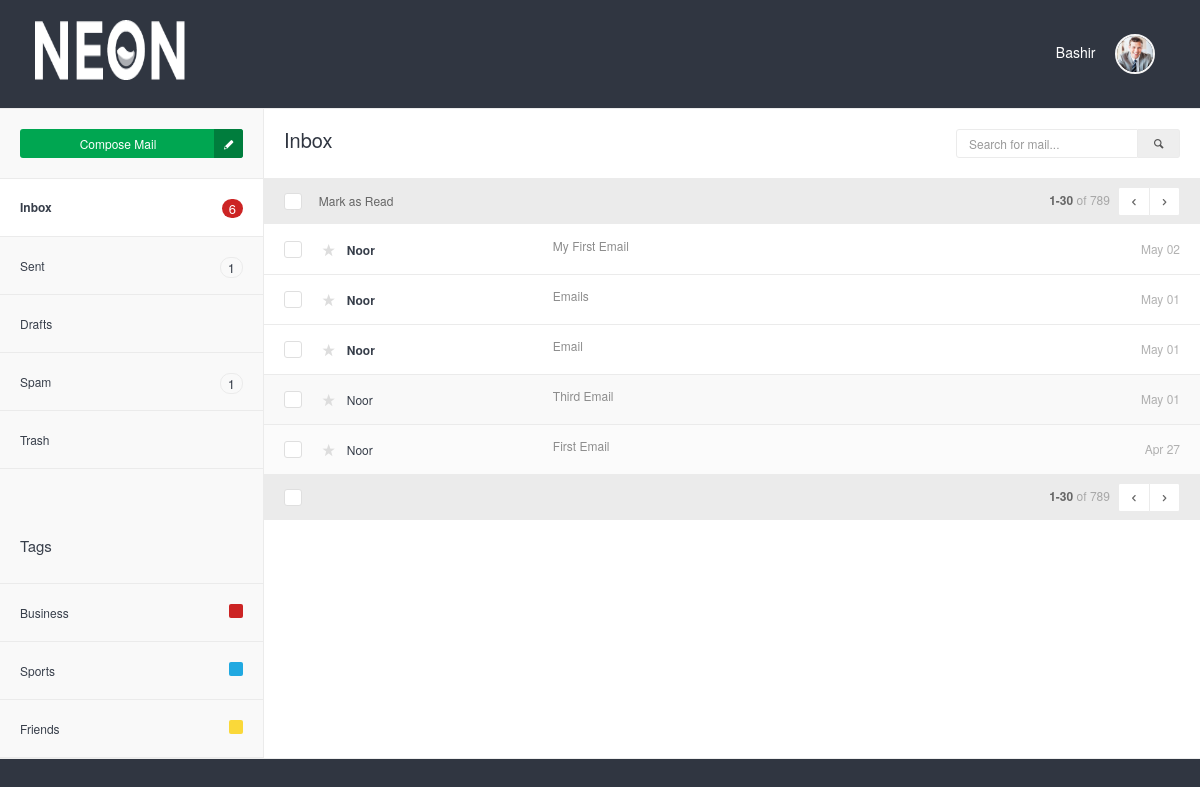
The app's page /inbox.php (signed in) with its own data.
### tables this page shows
CREATE TABLE `user` (
  `id` int(11) NOT NULL,
  `username` varchar(250) NOT NULL,
  `email` varchar(250) NOT NULL,
  `full_name` varchar(250) NOT NULL,
  `phone` varchar(250) NOT NULL,
  `password` varchar(250) NOT NULL
);

CREATE TABLE `emails` (
  `id` int(11) NOT NULL,
  `senderID` int(11) NOT NULL,
  `senderEmail` varchar(250) NOT NULL,
  `emailSubject` mediumtext NOT NULL,
  `emailBody` longtext NOT NULL,
  `receiverID` int(11) NOT NULL,
  `receiverEmail` varchar(250) NOT NULL,
  `date` varchar(50) NOT NULL DEFAULT current_timestamp(),
  `time` varchar(50) NOT NULL,
  `read_status` int(1) NOT NULL DEFAULT 0,
  `favorite` int(1) NOT NULL DEFAULT 0
);

### support/session.php (called while the page is built, shortened)
<?php
include 'connection.php';
if(isset($_SESSION['login_user'])){
    $login_user= $_SESSION['login_user'];
    $query = "SELECT  * from user where email = '$login_user'" ;
    $result = mysqli_query($con, $query);
    $row = mysqli_fetch_assoc($result);
    $userEmail = $row['email'];
    $fullName = $row['full_name'];
}else{
    header('Location: index.php');
}
?>

### support/inbox_action.php (called while the page is built)
<?php
include 'connection.php';
$select = "SELECT * FROM `emails` where `receiverEmail` = '$userEmail' ORDER BY `date` DESC, `time` DESC";
$result = mysqli_query($con, $select);
?>

### inbox.php (the view, shortened to what this page needs)
<?php
include('support/connection.php');
include('support/session.php');
include('support/inbox_action.php');
?>
<!DOCTYPE html>
<html lang="en">
    <head>
        <link rel="stylesheet" href="assets/js/jquery-ui/css/no-theme/jquery-ui-1.10.3.custom.min.css" id="style-resource-1">
        <link rel="stylesheet" href="assets/css/font-icons/entypo/css/entypo.css" id="style-resource-2">
        <link rel="stylesheet" href="assets/css/bootstrap.css" id="style-resource-4">
        <link rel="stylesheet" href="assets/css/neon-core.css" id="style-resource-5">
        <link rel="stylesheet" href="assets/css/neon-theme.css" id="style-resource-6">
        <link rel="stylesheet" href="assets/css/neon-forms.css" id="style-resource-7">
        <link rel="stylesheet" href="assets/css/custom.css" id="style-resource-8">
    </head>
    <body class="page-body" data-url="https://demo.neontheme.com">
        <div class="page-container">
            <div class="main-content" style="background-color: #303641" >
                <?php include ('topbar.php') ?>
                <div class="mail-env" style="background-color: white">
                    <div class="mail-body"> <div class="mail-header">
                        <h3 class="mail-title">Inbox </h3>
                        <form method="get" role="form" class="mail-search">
                            <div class="input-group"> <input type="text" class="form-control" name="s" placeholder="Search for mail..." />
                                <div class="input-group-addon"> <i class="entypo-search"></i> </div>
                            </div>
                        </form>
                    </div>
                    <table class="table mail-table">
                        <thead>
                            <tr>
                                <th width="5%"> <div class="checkbox checkbox-replace"> <input type="checkbox" /> </div> </th>
                                <th colspan="4"> <div class="mail-select-options">Mark as Read</div> <div class="mail-pagination" colspan="2"> <strong>1-30</strong> <span>of 789</span> <div class="btn-group"> <a href="#" class="btn btn-sm btn-white"><i class="entypo-left-open"></i></a> <a href="#" class="btn btn-sm btn-white"><i class="entypo-right-open"></i></a> </div> </div> </th>
                            </tr>
                        </thead>
                        <tbody>
                            <?php
                                 while($row = $result->fetch_assoc()){
                                    $date = $row['date'];
                                    $time = $row['time'];
                                    $favorite = $row['favorite'];
                                    $readStatus = $row['read_status'];
                                    $senderEmail = $row['senderEmail'];
                                    $emailSubject = $row['emailSubject'];
                                    $timezone = new DateTime("now", new DateTimeZone('Asia/Karachi') );
                                    $current_date =  $timezone->format('M d');
                                    if($current_date == $date) {
                                        $datetime = $time;
                                    }else{
                                        $datetime = $date;
                                    }
                                    $sql_ = "SELECT `full_name` FROM `user` WHERE email = '$senderEmail'";
                                    $result_ = mysqli_query($con, $sql_);
                                    $r = mysqli_fetch_assoc($result_);
                                    $sendName = $r['full_name'];
                            ?>
                                <tr <?php if($readStatus == 0){ ?> class="unread" <?php } ?> >
                                    <td> <div class="checkbox checkbox-replace"> <input type="checkbox" /> </div> </td>
                                    <td class="col-name">
                                        <a href="#" class="star <?php if($favorite == 1){ ?> stared <?php } ?> "> <i class="entypo-star"></i> </a>
                                        <a href="message.php" class="col-name"><?php echo $sendName; ?> &nbsp;
                                        </a>
                                    </td>
                                    <td class="col-subject"> <a href="message.php"><?php echo $emailSubject; ?></a> </td>
                                    <td class="col-time"><?php echo $datetime; ?></td>
                                </tr>
                            <?php } ?>
                        </tbody>
                        <tfoot>
                            <tr>
                                <th width="5%"> <div class="checkbox checkbox-replace"> <input type="checkbox" /> </div> </th>
                                <th colspan="4">
                                    <div class="mail-pagination" colspan="2">
                                        <strong>1-30</strong> <span>of 789</span>
                                        <div class="btn-group">
                                            <a href="#" class="btn btn-sm btn-white"><i class="entypo-left-open"></i></a>
                                            <a href="#" class="btn btn-sm btn-white"><i class="entypo-right-open"></i></a>
                                        </div>
                                    </div>
                                </th>
                            </tr>
                        </tfoot>
                    </table>
                </div>
                <?php include ('sidebar.php') ?>
            </div>
            <hr/>
        </div>
    </body>
</html>

### topbar.php (shortened to what this page needs)
<div class="row">
    <div class="col-md-12 col-sm-12 clearfix">
        <div class="col-md-6 col-sm-6 col-xs-6 clearfix">
            <ul class="user-info pull-left pull-none-xsm" >
                <li>
                    <header class="logo-env">
                        <div class="logo">
                            <a href="inbox.php"> <img src="assets/images/logo%402x.png" width="150" height="60" alt="" /> </a>
                        </div>
                    </header>
                </li>
            </ul>
        </div>
        <div class="col-md-6 col-sm-6 col-xs-6 clearfix">
            <ul class="list-inline links-list pull-right">
                <li class="profile-info dropdown">
                    <a href="#" class="dropdown-toggle" data-toggle="dropdown" style="color: white">
                    <?php echo $fullName ?> &nbsp;&nbsp;&nbsp;  <img src="assets/images/thumb-1%402x.png" alt="" class="img-circle" width="40" />
                    </a>
                </li>
            </ul>
        </div>
    </div>
</div>

### sidebar.php
<div class="mail-sidebar">
    <div class="mail-sidebar-row hidden-xs">
        <a href="compose.php" class="btn btn-success btn-icon btn-block">Compose Mail<i class="entypo-pencil"></i> </a>
    </div>
    <ul class="mail-menu">
        <li class="active"> <a href="inbox.php"> <span class="badge badge-danger pull-right">6</span>Inbox</a> </li>
        <li> <a href="sendEmail.php"> <span class="badge badge-gray pull-right">1</span>Sent</a> </li>
        <li> <a href="drafts.php">Drafts</a> </li>
        <li> <a href="spam.php"> <span class="badge badge-gray pull-right">1</span>Spam</a> </li>
        <li> <a href="trashEmails.php">Trash</a> </li>
    </ul>
    <div class="mail-distancer"></div>
    <h4>Tags</h4>
    <ul class="mail-menu">
        <li> <a href="#"> <span class="badge badge-danger badge-roundless pull-right"></span>Business</a> </li>
        <li> <a href="#"> <span class="badge badge-info badge-roundless pull-right"></span>Sports</a> </li>
        <li> <a href="#"> <span class="badge badge-warning badge-roundless pull-right"></span>Friends</a> </li>
    </ul>
</div>

### records on screen
user: full_name "Bashir"
emails: user.full_name "Noor", emailSubject "My First Email", date "May 02"
emails: user.full_name "Noor", emailSubject "Emails", date "May 01"
emails: user.full_name "Noor", emailSubject "Email", date "May 01"
emails: user.full_name "Noor", emailSubject "Third Email", date "May 01"
emails: user.full_name "Noor", emailSubject "First Email", date "Apr 27"
